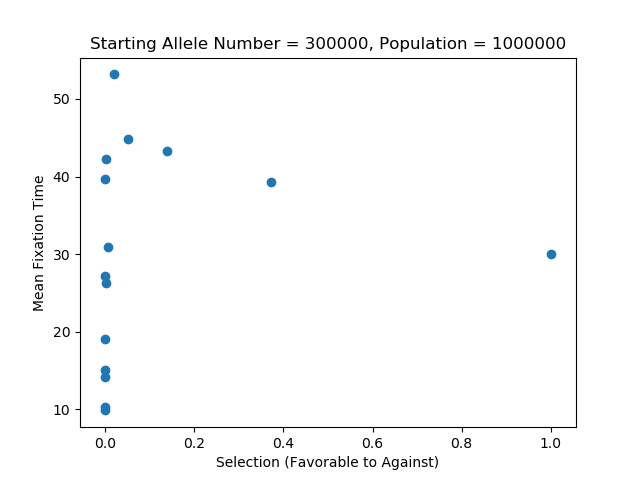

This chart was generated by the following Python code:
#!/usr/bin/env python3

import sys 
import numpy as np
from numpy.random import binomial 
import matplotlib.pyplot as plt
import seaborn as sns

#In other words, if an individual does not leave offspring (fitness is zero), the selection against it in a genetic sense is 1 (100%) s=1 no offspring 


def one_simulation (anum, s, repetitions = 1000):
    anum=int(anum)
    n1 = np.ones(repetitions, dtype=np.uint64)
    Tn = np.empty_like(n1)
    update = (n1 > 0)&(n1<anum)
    t=0
    
    while update.any():
        t += 1
        p1 = n1 * (1 + s) / (anum +n1*s)
        n1[update]= binomial(anum, p1[update])
        Tn[update] = t
        update = (n1 > 0) & (n1 < anum)
    
    return n1 == anum, Tn


#Assume population is 1000000, starting allele freq=500000
mean_time_list=[]
size_range=np.logspace(-6, 0, 15, base=10.0, dtype=np.float64)

for s in size_range:
    fix, time = one_simulation (300000, s, 1000)
    mean_time=time.mean()
    mean_time_list.append(mean_time)

mean_time_list=np.array(mean_time_list)

    


fig, ax = plt.subplots()
x=np.array(size_range)
y=mean_time_list
ax.scatter(x,y)
ax.set(xlabel="Selection (Favorable to Against)", ylabel="Mean Fixation Time", title="Starting Allele Number = 300000, Population = 1000000")
fig.savefig("evolution4.png")
plt.close()





    